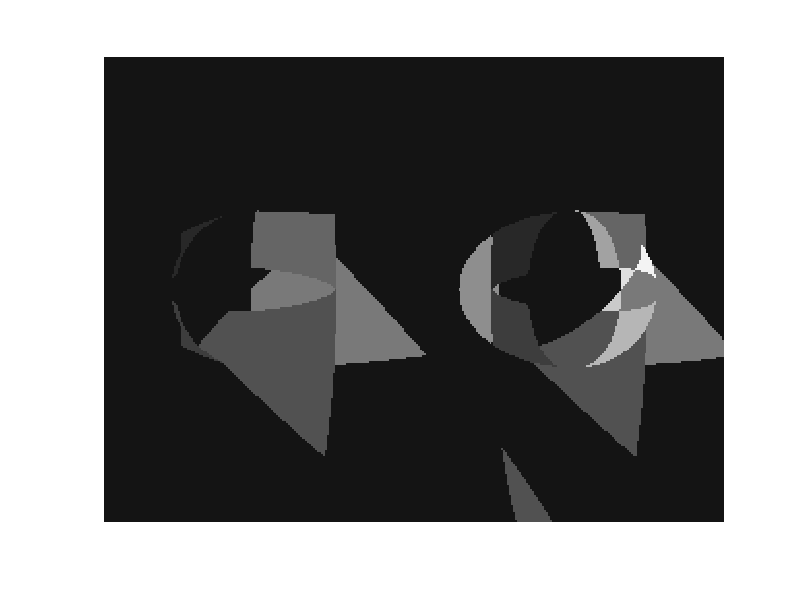

Write MATLAB code to recreate this figure.
%*** Yaoguang Jia ***
%*** generate ground truth of visibility subspace
%% read data
load('binary_img.mat');
bg=zeros(size(Ib1,1),size(Ib1,2),7);
for i=1:1:7
    bg(:,:,i)=eval(['Ib' num2str(i)]);
end

code_point=reshape(bg,size(Ib1,1)*size(Ib1,2),7);


Y=1/2;
%scatter(1:size(Ib1,1)*size(Ib2,2),code_point);
%in_var=zeros(5,1);
%elbow method to find out the number of clusters
% for k=2:1:5
%     [idx,C,sumd,D]=kmeans(code_point,k);
%     D=D.^2;
%     for k_r=1:1:k
%         in_var(k,1)=in_var(k,1)+sum(D(find(idx==k_r),k_r))/size(find(idx==k_r),1);
%     end
% end
%% cluster the ground truth just collapse the same element (5 subspace)
% % just collapse the matrix with greedy search
ind=1;
for i=1:1:size(code_point,1)
        if  sum(code_point(i,:),2) ~= 0
            w(ind,1) =i;
            p = 2;
            for j = i+1 : 1 : size(code_point,1)
                if sum(code_point(j,:),2) == 0
                    continue;
                else
                    t=sum(abs(code_point(i,:)-code_point(j,:)),2);
                    if  t<=1
                        code_point(j,:)=0;
                        w(ind,p)=j;
                        p=p+1;
                    end
                end
            end
            ind=ind + 1;
        end
end
img=zeros(size(code_point,1),1);

%% display the ground truth of 

for i=1:1:size(w,1)
    for j=1:1:size(w,2)
        if w(i,j)==0
            continue;
        else
            img(floor(w(i,j)),1)=i;
        end
    end
end
vis_sub=uint8(reshape(img,size(Ib1,1),size(Ib1,2))*20);
imshow(vis_sub);
  
% [idx,C,sumd,D]=kmeans(code_point,5);
% vis_sub=uint8(reshape(idx,size(Ib1,1),size(Ib1,2))*40);
% imshow(vis_sub);

